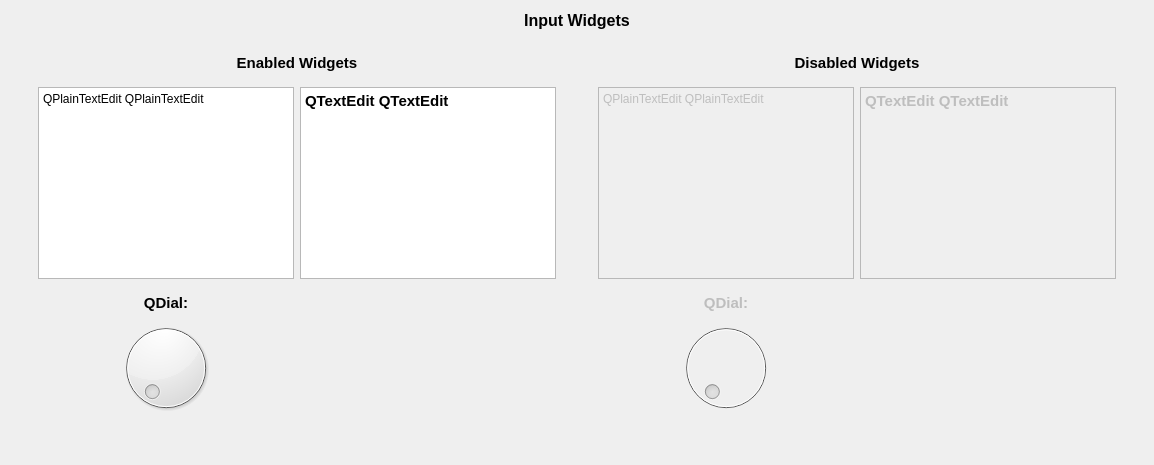
         <widget class="QWidget" name="page_17">
          <layout class="QVBoxLayout" name="verticalLayout_41">
           <item>
            <widget class="QLabel" name="label_33">
             <property name="sizePolicy">
              <sizepolicy hsizetype="Preferred" vsizetype="Fixed">
               <horstretch>0</horstretch>
               <verstretch>0</verstretch>
              </sizepolicy>
             </property>
             <property name="text">
              <string>&lt;!DOCTYPE HTML PUBLIC &quot;-//W3C//DTD HTML 4.0//EN&quot; &quot;http://www.w3.org/TR/REC-html40/strict.dtd&quot;&gt;
&lt;html&gt;&lt;head&gt;&lt;meta name=&quot;qrichtext&quot; content=&quot;1&quot; /&gt;&lt;style type=&quot;text/css&quot;&gt;
p, li { white-space: pre-wrap; }
&lt;/style&gt;&lt;/head&gt;&lt;body style=&quot; font-family:'Cantarell'; font-size:11pt; font-weight:400; font-style:normal;&quot;&gt;
&lt;p style=&quot; margin-top:0px; margin-bottom:0px; margin-left:0px; margin-right:0px; -qt-block-indent:0; text-indent:0px;&quot;&gt;&lt;span style=&quot; font-size:12pt; font-weight:600;&quot;&gt;Input Widgets&lt;/span&gt;&lt;/p&gt;&lt;/body&gt;&lt;/html&gt;</string>
             </property>
             <property name="alignment">
              <set>Qt::AlignCenter</set>
             </property>
            </widget>
           </item>
           <item>
            <widget class="QWidget" name="widget_33" native="true">
             <layout class="QHBoxLayout" name="horizontalLayout_8">
              <item>
               <widget class="QWidget" name="widget_37" native="true">
                <layout class="QVBoxLayout" name="verticalLayout_43">
                 <item>
                  <widget class="QLabel" name="label_35">
                   <property name="sizePolicy">
                    <sizepolicy hsizetype="Preferred" vsizetype="Fixed">
                     <horstretch>0</horstretch>
                     <verstretch>0</verstretch>
                    </sizepolicy>
                   </property>
                   <property name="text">
                    <string>&lt;!DOCTYPE HTML PUBLIC &quot;-//W3C//DTD HTML 4.0//EN&quot; &quot;http://www.w3.org/TR/REC-html40/strict.dtd&quot;&gt;
&lt;html&gt;&lt;head&gt;&lt;meta name=&quot;qrichtext&quot; content=&quot;1&quot; /&gt;&lt;style type=&quot;text/css&quot;&gt;
p, li { white-space: pre-wrap; }
&lt;/style&gt;&lt;/head&gt;&lt;body style=&quot; font-family:'Cantarell'; font-size:11pt; font-weight:400; font-style:normal;&quot;&gt;
&lt;p style=&quot; margin-top:0px; margin-bottom:0px; margin-left:0px; margin-right:0px; -qt-block-indent:0; text-indent:0px;&quot;&gt;&lt;span style=&quot; font-weight:600;&quot;&gt;Enabled Widgets&lt;/span&gt;&lt;/p&gt;&lt;/body&gt;&lt;/html&gt;</string>
                   </property>
                   <property name="alignment">
                    <set>Qt::AlignCenter</set>
                   </property>
                  </widget>
                 </item>
                 <item>
                  <widget class="QWidget" name="widget_34" native="true">
                   <layout class="QGridLayout" name="gridLayout_2">
                    <item row="1" column="0">
                     <widget class="QWidget" name="widget_38" native="true">
                      <layout class="QVBoxLayout" name="verticalLayout_44">
                       <item>
                        <widget class="QLabel" name="label_36">
                         <property name="sizePolicy">
                          <sizepolicy hsizetype="Preferred" vsizetype="Fixed">
                           <horstretch>0</horstretch>
                           <verstretch>0</verstretch>
                          </sizepolicy>
                         </property>
                         <property name="text">
                          <string>&lt;!DOCTYPE HTML PUBLIC &quot;-//W3C//DTD HTML 4.0//EN&quot; &quot;http://www.w3.org/TR/REC-html40/strict.dtd&quot;&gt;
&lt;html&gt;&lt;head&gt;&lt;meta name=&quot;qrichtext&quot; content=&quot;1&quot; /&gt;&lt;style type=&quot;text/css&quot;&gt;
p, li { white-space: pre-wrap; }
&lt;/style&gt;&lt;/head&gt;&lt;body style=&quot; font-family:'Cantarell'; font-size:11pt; font-weight:400; font-style:normal;&quot;&gt;
&lt;p style=&quot; margin-top:0px; margin-bottom:0px; margin-left:0px; margin-right:0px; -qt-block-indent:0; text-indent:0px;&quot;&gt;&lt;span style=&quot; font-weight:600;&quot;&gt;QDial:&lt;/span&gt;&lt;/p&gt;&lt;/body&gt;&lt;/html&gt;</string>
                         </property>
                         <property name="alignment">
                          <set>Qt::AlignCenter</set>
                         </property>
                        </widget>
                       </item>
                       <item>
                        <widget class="QDial" name="dial"/>
                       </item>
                      </layout>
                     </widget>
                    </item>
                    <item row="0" column="0">
                     <widget class="QPlainTextEdit" name="plainTextEdit">
                      <property name="sizePolicy">
                       <sizepolicy hsizetype="Expanding" vsizetype="Maximum">
                        <horstretch>0</horstretch>
                        <verstretch>0</verstretch>
                       </sizepolicy>
                      </property>
                      <property name="plainText">
                       <string>QPlainTextEdit QPlainTextEdit</string>
                      </property>
                     </widget>
                    </item>
                    <item row="0" column="1">
                     <widget class="QTextEdit" name="textEdit">
                      <property name="sizePolicy">
                       <sizepolicy hsizetype="Expanding" vsizetype="Maximum">
                        <horstretch>0</horstretch>
                        <verstretch>0</verstretch>
                       </sizepolicy>
                      </property>
                      <property name="html">
                       <string>&lt;!DOCTYPE HTML PUBLIC &quot;-//W3C//DTD HTML 4.0//EN&quot; &quot;http://www.w3.org/TR/REC-html40/strict.dtd&quot;&gt;
&lt;html&gt;&lt;head&gt;&lt;meta name=&quot;qrichtext&quot; content=&quot;1&quot; /&gt;&lt;style type=&quot;text/css&quot;&gt;
p, li { white-space: pre-wrap; }
&lt;/style&gt;&lt;/head&gt;&lt;body style=&quot; font-family:'Cantarell'; font-size:11pt; font-weight:400; font-style:normal;&quot;&gt;
&lt;p style=&quot; margin-top:0px; margin-bottom:0px; margin-left:0px; margin-right:0px; -qt-block-indent:0; text-indent:0px;&quot;&gt;&lt;span style=&quot; font-weight:600;&quot;&gt;QTextEdit QTextEdit&lt;/span&gt;&lt;/p&gt;&lt;/body&gt;&lt;/html&gt;</string>
                      </property>
                     </widget>
                    </item>
                   </layout>
                  </widget>
                 </item>
                </layout>
               </widget>
              </item>
              <item>
               <widget class="QWidget" name="widget_39" native="true">
                <layout class="QVBoxLayout" name="verticalLayout_45">
                 <item>
                  <widget class="QLabel" name="label_37">
                   <property name="sizePolicy">
                    <sizepolicy hsizetype="Preferred" vsizetype="Fixed">
                     <horstretch>0</horstretch>
                     <verstretch>0</verstretch>
                    </sizepolicy>
                   </property>
                   <property name="text">
                    <string>&lt;!DOCTYPE HTML PUBLIC &quot;-//W3C//DTD HTML 4.0//EN&quot; &quot;http://www.w3.org/TR/REC-html40/strict.dtd&quot;&gt;
&lt;html&gt;&lt;head&gt;&lt;meta name=&quot;qrichtext&quot; content=&quot;1&quot; /&gt;&lt;style type=&quot;text/css&quot;&gt;
p, li { white-space: pre-wrap; }
&lt;/style&gt;&lt;/head&gt;&lt;body style=&quot; font-family:'Cantarell'; font-size:11pt; font-weight:400; font-style:normal;&quot;&gt;
&lt;p style=&quot; margin-top:0px; margin-bottom:0px; margin-left:0px; margin-right:0px; -qt-block-indent:0; text-indent:0px;&quot;&gt;&lt;span style=&quot; font-weight:600;&quot;&gt;Disabled Widgets&lt;/span&gt;&lt;/p&gt;&lt;/body&gt;&lt;/html&gt;</string>
                   </property>
                   <property name="alignment">
                    <set>Qt::AlignCenter</set>
                   </property>
                  </widget>
                 </item>
                 <item>
                  <widget class="QWidget" name="widget_35" native="true">
                   <layout class="QGridLayout" name="gridLayout_3">
                    <item row="1" column="0">
                     <widget class="QWidget" name="widget_36" native="true">
                      <property name="enabled">
                       <bool>false</bool>
                      </property>
                      <layout class="QVBoxLayout" name="verticalLayout_42">
                       <item>
                        <widget class="QLabel" name="label_34">
                         <property name="sizePolicy">
                          <sizepolicy hsizetype="Preferred" vsizetype="Fixed">
                           <horstretch>0</horstretch>
                           <verstretch>0</verstretch>
                          </sizepolicy>
                         </property>
                         <property name="text">
                          <string>&lt;!DOCTYPE HTML PUBLIC &quot;-//W3C//DTD HTML 4.0//EN&quot; &quot;http://www.w3.org/TR/REC-html40/strict.dtd&quot;&gt;
&lt;html&gt;&lt;head&gt;&lt;meta name=&quot;qrichtext&quot; content=&quot;1&quot; /&gt;&lt;style type=&quot;text/css&quot;&gt;
p, li { white-space: pre-wrap; }
&lt;/style&gt;&lt;/head&gt;&lt;body style=&quot; font-family:'Cantarell'; font-size:11pt; font-weight:400; font-style:normal;&quot;&gt;
&lt;p style=&quot; margin-top:0px; margin-bottom:0px; margin-left:0px; margin-right:0px; -qt-block-indent:0; text-indent:0px;&quot;&gt;&lt;span style=&quot; font-weight:600;&quot;&gt;QDial:&lt;/span&gt;&lt;/p&gt;&lt;/body&gt;&lt;/html&gt;</string>
                         </property>
                         <property name="alignment">
                          <set>Qt::AlignCenter</set>
                         </property>
                        </widget>
                       </item>
                       <item>
                        <widget class="QDial" name="dial_2"/>
                       </item>
                      </layout>
                     </widget>
                    </item>
                    <item row="0" column="0">
                     <widget class="QPlainTextEdit" name="plainTextEdit_2">
                      <property name="enabled">
                       <bool>false</bool>
                      </property>
                      <property name="sizePolicy">
                       <sizepolicy hsizetype="Expanding" vsizetype="Maximum">
                        <horstretch>0</horstretch>
                        <verstretch>0</verstretch>
                       </sizepolicy>
                      </property>
                      <property name="plainText">
                       <string>QPlainTextEdit QPlainTextEdit</string>
                      </property>
                     </widget>
                    </item>
                    <item row="0" column="1">
                     <widget class="QTextEdit" name="textEdit_2">
                      <property name="enabled">
                       <bool>false</bool>
                      </property>
                      <property name="sizePolicy">
                       <sizepolicy hsizetype="Expanding" vsizetype="Maximum">
                        <horstretch>0</horstretch>
                        <verstretch>0</verstretch>
                       </sizepolicy>
                      </property>
                      <property name="html">
                       <string>&lt;!DOCTYPE HTML PUBLIC &quot;-//W3C//DTD HTML 4.0//EN&quot; &quot;http://www.w3.org/TR/REC-html40/strict.dtd&quot;&gt;
&lt;html&gt;&lt;head&gt;&lt;meta name=&quot;qrichtext&quot; content=&quot;1&quot; /&gt;&lt;style type=&quot;text/css&quot;&gt;
p, li { white-space: pre-wrap; }
&lt;/style&gt;&lt;/head&gt;&lt;body style=&quot; font-family:'Cantarell'; font-size:11pt; font-weight:400; font-style:normal;&quot;&gt;
&lt;p style=&quot; margin-top:0px; margin-bottom:0px; margin-left:0px; margin-right:0px; -qt-block-indent:0; text-indent:0px;&quot;&gt;&lt;span style=&quot; font-weight:600;&quot;&gt;QTextEdit QTextEdit&lt;/span&gt;&lt;/p&gt;&lt;/body&gt;&lt;/html&gt;</string>
                      </property>
                     </widget>
                    </item>
                   </layout>
                  </widget>
                 </item>
                </layout>
               </widget>
              </item>
             </layout>
            </widget>
           </item>
          </layout>
         </widget>
